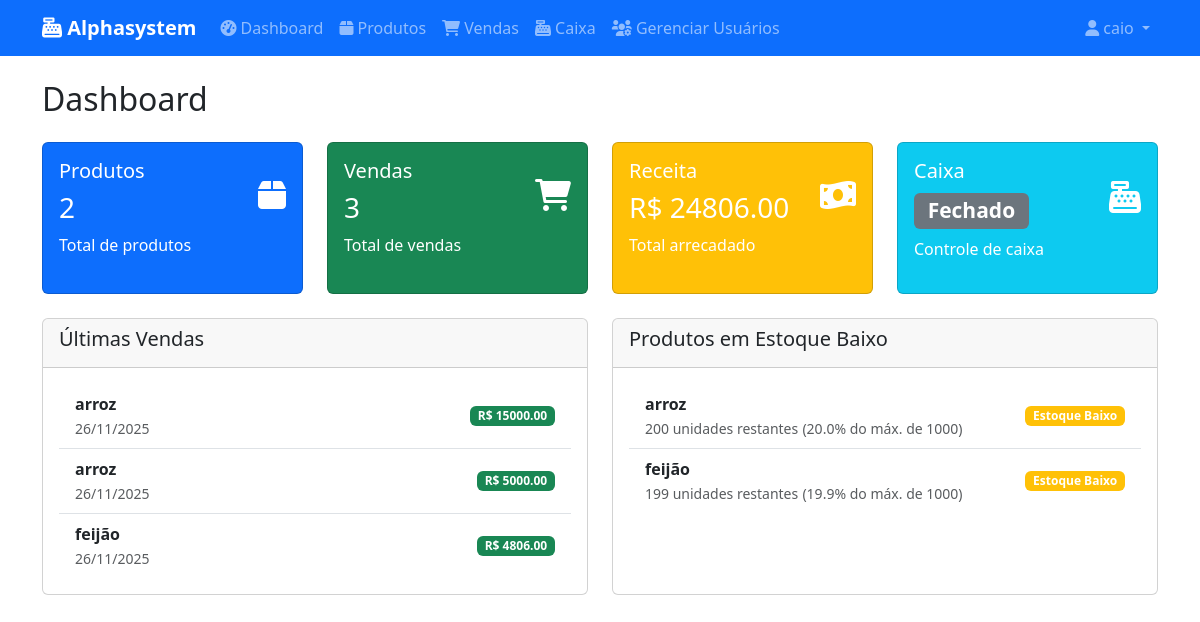
Page /dashboard (signed in) on the committed database.
### app/models/__init__.py (models this page shows, shortened)
class User(UserMixin, db.Model):
    id = db.Column(db.Integer, primary_key=True)
    username = db.Column(db.String(150), unique=True, nullable=False)
    email = db.Column(db.String(150), unique=True, nullable=False)
    password = db.Column(db.String(150), nullable=False)
    is_admin = db.Column(db.Boolean, default=False)
    role = db.Column(db.String(50), default='user')  # 'admin', 'manager', 'user'
    license_key = db.Column(db.String(255), db.ForeignKey('license.license_key'), nullable=True)
    manager_id = db.Column(db.Integer, db.ForeignKey('user.id'), nullable=True)  # Para usuários gerenciados por um gerente
    created_at = db.Column(db.DateTime, default=datetime.utcnow)
    manager = db.relationship('User', remote_side=[id], backref='managed_users')

class Sale(db.Model):
    id = db.Column(db.Integer, primary_key=True)
    product_id = db.Column(db.Integer, db.ForeignKey('product.id'), nullable=False)
    quantity = db.Column(db.Integer, nullable=False)
    total_price = db.Column(db.Float, nullable=False)
    sale_date = db.Column(db.DateTime, default=datetime.utcnow)
    cashier_id = db.Column(db.Integer, db.ForeignKey('cashier.id'), nullable=True)  # Novo campo
    product = db.relationship('Product', backref='sales')
    cashier = db.relationship('Cashier', backref='sales')  # Novo relacionamento

class Product(db.Model):
    id = db.Column(db.Integer, primary_key=True)
    name = db.Column(db.String(200), nullable=False)
    description = db.Column(db.Text)
    price = db.Column(db.Float, nullable=False)
    quantity = db.Column(db.Integer, default=0)
    max_quantity = db.Column(db.Integer, default=0)  # Quantidade máxima que o produto já teve
    category = db.Column(db.String(100))
    created_at = db.Column(db.DateTime, default=datetime.utcnow)

### app/routes/main.py (the view)
@bp.route('/dashboard')
@license_required
def dashboard():
    total_products = Product.query.count()
    total_sales = Sale.query.count()
    total_revenue = sum(sale.total_price for sale in Sale.query.all()) or 0
    products = Product.query.all()
    low_stock_products_list = []
    for product in products:
        low_threshold = max(5, int(product.max_quantity * 0.2)) if product.max_quantity > 0 else 5
        if product.quantity <= low_threshold:
            low_stock_products_list.append(product)
    low_stock_products = len(low_stock_products_list)
    recent_sales = Sale.query.order_by(Sale.sale_date.desc()).limit(5).all()
    active_cashier = Cashier.query.filter_by(user_id=current_user.id, status='open').first()
    return render_template(
        'dashboard.html',
        total_products=total_products,
        total_sales=total_sales,
        total_revenue=total_revenue,
        low_stock_products=low_stock_products,
        low_stock_products_list=low_stock_products_list,
        recent_sales=recent_sales,
        active_cashier=active_cashier
    )

### app/models/__init__.py (called while the page is built)
@login_manager.user_loader
def load_user(user_id):
    return User.query.get(int(user_id))

    def is_valid(self):
        return self.is_active and self.expiry_date > datetime.utcnow()

### app/templates/dashboard.html (shortened to what this page needs)
{% extends "base.html" %}
{% block content %}
<h2>Dashboard</h2>
<div class="row mt-4">
    <div class="col-md-3">
        <div class="card text-white bg-primary mb-3">
            <div class="card-body">
                <div class="d-flex justify-content-between">
                    <div>
                        <h5 class="card-title">Produtos</h5>
                        <h3>{{ total_products }}</h3>
                    </div>
                    <div class="align-self-center">
                        <i class="fas fa-box fa-2x"></i>
                    </div>
                </div>
                <p class="card-text">Total de produtos</p>
            </div>
        </div>
    </div>
    <div class="col-md-3">
        <div class="card text-white bg-success mb-3">
            <div class="card-body">
                <div class="d-flex justify-content-between">
                    <div>
                        <h5 class="card-title">Vendas</h5>
                        <h3>{{ total_sales }}</h3>
                    </div>
                    <div class="align-self-center">
                        <i class="fas fa-shopping-cart fa-2x"></i>
                    </div>
                </div>
                <p class="card-text">Total de vendas</p>
            </div>
        </div>
    </div>
    <div class="col-md-3">
        <div class="card text-white bg-warning mb-3">
            <div class="card-body">
                <div class="d-flex justify-content-between">
                    <div>
                        <h5 class="card-title">Receita</h5>
                        <h3>R$ {{ "%.2f"|format(total_revenue) }}</h3>
                    </div>
                    <div class="align-self-center">
                        <i class="fas fa-money-bill-wave fa-2x"></i>
                    </div>
                </div>
                <p class="card-text">Total arrecadado</p>
            </div>
        </div>
    </div>
    <div class="col-md-3">
        <div class="card text-white bg-info mb-3">
            <div class="card-body">
                <div class="d-flex justify-content-between">
                    <div>
                        <h5 class="card-title">Caixa</h5>
                        <h3>
                            {% if active_cashier %}
                                <span class="badge bg-success">Aberto</span>
                            {% else %}
                                <span class="badge bg-secondary">Fechado</span>
                            {% endif %}
                        </h3>
                    </div>
                    <div class="align-self-center">
                        <i class="fas fa-cash-register fa-2x"></i>
                    </div>
                </div>
                <p class="card-text">Controle de caixa</p>
            </div>
        </div>
    </div>
</div>
<div class="row mt-4">
    <div class="col-md-6">
        <div class="card">
            <div class="card-header">
                <h5>Últimas Vendas</h5>
            </div>
            <div class="card-body">
                {% if recent_sales %}
                <ul class="list-group list-group-flush">
                    {% for sale in recent_sales %}
                    <li class="list-group-item d-flex justify-content-between align-items-center">
                        <div>
                            <strong>{{ sale.product.name }}</strong><br>
                            <small class="text-muted">{{ sale.sale_date.strftime('%d/%m/%Y') }}</small>
                        </div>
                        <span class="badge bg-success">R$ {{ "%.2f"|format(sale.total_price) }}</span>
                    </li>
                    {% endfor %}
                </ul>
                {% else %}
                <p class="text-muted">Nenhuma venda registrada recentemente.</p>
                {% endif %}
            </div>
        </div>
    </div>
    <div class="col-md-6">
        <div class="card">
            <div class="card-header">
                <h5>Produtos em Estoque Baixo</h5>
            </div>
            <div class="card-body">
                {% if low_stock_products_list %}
                <ul class="list-group list-group-flush">
                    {% for product in low_stock_products_list %}
                    <li class="list-group-item d-flex justify-content-between align-items-center">
                        <div>
                            <strong>{{ product.name }}</strong><br>
                            <small class="text-muted">{{ product.quantity }} unidades restantes</small>
                            {% if product.max_quantity > 0 %}
                                <small class="text-muted"> ({{ (product.quantity / product.max_quantity * 100)|round(1) }}% do máx. de {{ product.max_quantity }})</small>
                            {% endif %}
                        </div>
                        <span class="badge bg-warning">Estoque Baixo</span>
                    </li>
                    {% endfor %}
                </ul>
                {% else %}
                <p class="text-muted">Todos os produtos possuem estoque suficiente.</p>
                {% endif %}
            </div>
        </div>
    </div>
</div>
{% endblock %}

### app/templates/base.html (shortened to what this page needs)
<!DOCTYPE html>
<html lang="pt-BR">
<head>
    <link href="https://cdn.jsdelivr.net/npm/bootstrap@5.3.0/dist/css/bootstrap.min.css" rel="stylesheet">
    <link rel="stylesheet" href="https://cdnjs.cloudflare.com/ajax/libs/font-awesome/6.0.0/css/all.min.css">
    <link rel="stylesheet" href="{{ url_for('static', filename='css/style.css') }}">
</head>
<body>
    <nav class="navbar navbar-expand-lg navbar-dark bg-primary">
        <div class="container">
            <a class="navbar-brand" href="
                {% if current_user.role == 'user' and not current_user.is_admin %}
                    {{ url_for('products.list_products') }}
                {% else %}
                    {{ url_for('main.dashboard') }}
                {% endif %}">
                <i class="fas fa-cash-register"></i> Alphasystem
            </a>
            <div class="collapse navbar-collapse" id="navbarNav">
                <ul class="navbar-nav me-auto">
                    {% if current_user.is_authenticated %}
                        {% if current_user.role == 'manager' or current_user.is_admin %}
                        <li class="nav-item">
                            <a class="nav-link" href="{{ url_for('main.dashboard') }}">
                                <i class="fas fa-tachometer-alt"></i> Dashboard
                            </a>
                        </li>
                        {% endif %}
                        <li class="nav-item">
                            <a class="nav-link" href="{{ url_for('products.list_products') }}">
                                <i class="fas fa-box"></i> Produtos
                            </a>
                        </li>
                        <li class="nav-item">
                            <a class="nav-link" href="{{ url_for('sales.list_sales') }}">
                                <i class="fas fa-shopping-cart"></i> Vendas
                            </a>
                        </li>
                        <li class="nav-item">
                            <a class="nav-link" href="{{ url_for('cashier.dashboard') }}">
                                <i class="fas fa-cash-register"></i> Caixa
                            </a>
                        </li>
                        {% if current_user.role == 'manager' or current_user.is_admin %}
                            <li class="nav-item">
                                <a class="nav-link" href="{{ url_for('manager.index') }}">
                                    <i class="fas fa-users-cog"></i> Gerenciar Usuários
                                </a>
                            </li>
                        {% endif %}
                    {% endif %}
                </ul>
                <ul class="navbar-nav">
                    <li class="nav-item dropdown">
                        <a class="nav-link dropdown-toggle" href="#" id="userDropdown" role="button" data-bs-toggle="dropdown">
                            <i class="fas fa-user"></i> {{ current_user.username if current_user.is_authenticated else 'Usuário' }}
                        </a>
                    </li>
                </ul>
            </div>
        </div>
    </nav>
    <div class="container mt-4">
        {% block content %}{% endblock %}
    </div>
</body>
</html>

### app/static/css/style.css (style rules this page uses)
body { font-family: 'Segoe UI', Tahoma, Geneva, Verdana, sans-serif; }
.navbar-brand { font-weight: bold; }
.card { transition: transform 0.2s; height: 100%; }

### rows in the picture
User: username "caio"
Sale: product.name "arroz", sale_date "26/11/2025", total_price "15000.00"
Sale: product.name "arroz", sale_date "26/11/2025", total_price "5000.00"
Sale: product.name "feijão", sale_date "26/11/2025", total_price "4806.00"
Product: name "arroz", quantity "200", (product.quantity/product.max_quantity*100)|round(1) "20.0", max_quantity "1000"
Product: name "feijão", quantity "199", (product.quantity/product.max_quantity*100)|round(1) "19.9", max_quantity "1000"

### other values in the picture
{{ total_products }} "2"
{{ total_sales }} "3"
{{ "%.2f"|format(total_revenue) }} "24806.00"
